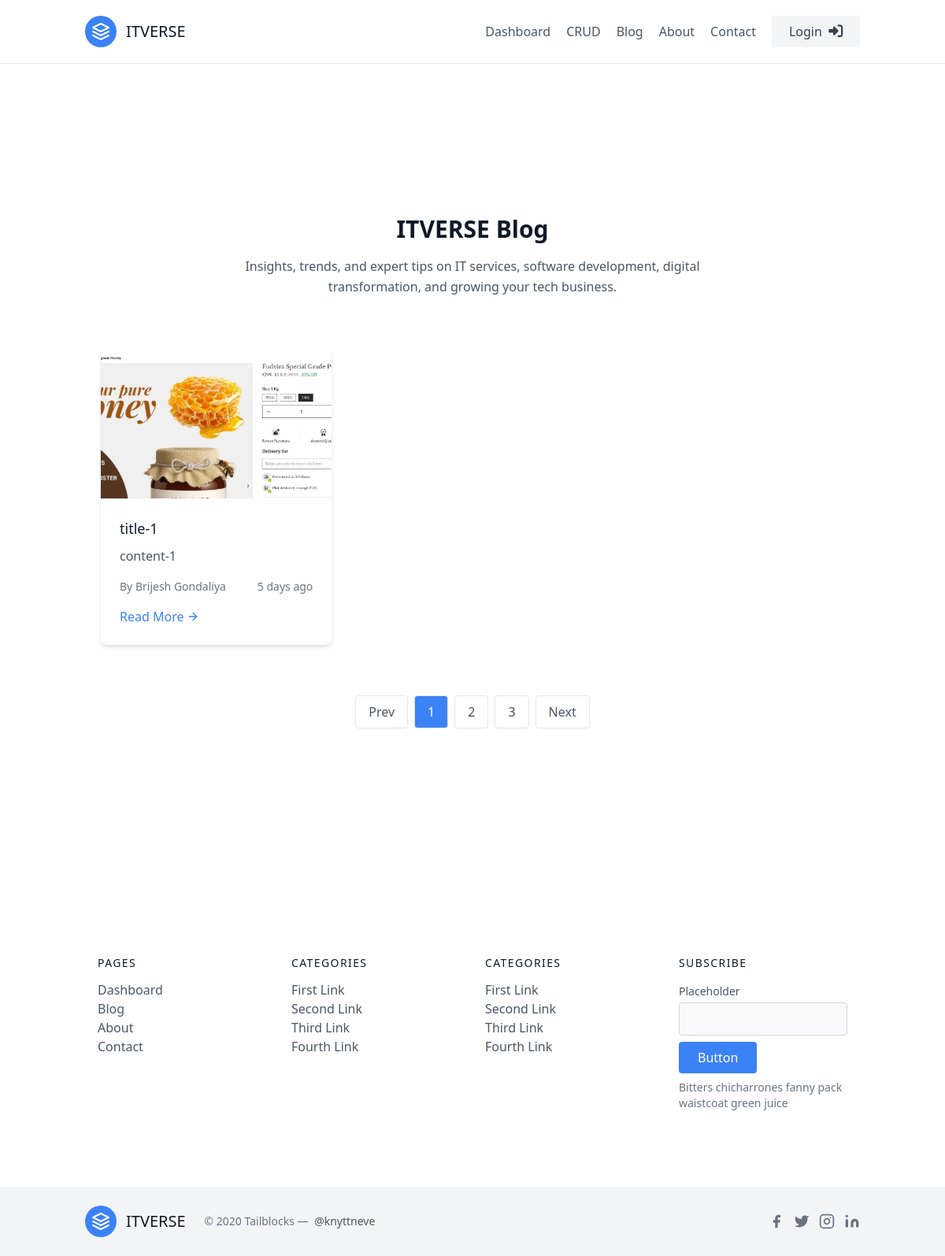
Screenshot of /blog/ with the database file from the repository.
### apps/dashboard/models.py (models this page shows, shortened)
class Blog(BaseClass):
    author =  models.ForeignKey(User, related_name="blogs", on_delete=models.CASCADE)
    image = models.ImageField(upload_to=blog_image_upload_path, null=True, blank=True)
    title = models.CharField(max_length=255)
    content = models.TextField()
    class Meta:
        ordering = ["-id"]   # latest first

### apps/users/models.py (models this page shows, shortened)
class User(BaseClass):
    USER_TYPE_CHOICES = (
        ("buyer", "Buyer"),
        ("seller", "Seller"),
    )
    user_type = models.CharField(max_length=50, null=False, blank=False, choices=USER_TYPE_CHOICES)
    profile = models.ImageField(upload_to=profile_upload_path, default="defaults/user.png")
    fullname = models.CharField(max_length=200, null=True, blank=True, default="-")
    email = models.EmailField(max_length=100, null=False, blank=False, unique=True)
    mobile = models.CharField(max_length=100, null=False, blank=False, unique=True)
    pancard = models.FileField(upload_to=pancard_upload_path, null=False, blank=False)
    password = models.CharField(max_length=255, null=False, blank=False)
    is_active = models.BooleanField(default=False)

### apps/dashboard/views.py (the view)
# urls.py: path('blog/', blog, name='blog'),
def blog(request):
    blogs = Blog.objects.all()
    context = {
        "blogs":blogs
    }
    return render(request, "dashboard/blog.html", context)

### apps/dashboard/templates/dashboard/blog.html (shortened to what this page needs)
{% extends 'dashboard/base.html' %}
{% load humanize %}
{% block body %}
<section class="text-gray-600 body-font">
  <div class="container px-5 py-24 mx-auto">
    <div class="text-center mb-16">
      <h1 class="text-3xl font-bold text-gray-900 mb-4">
        ITVERSE Blog
      </h1>
      <p class="lg:w-2/3 mx-auto leading-relaxed text-gray-600">
        Insights, trends, and expert tips on IT services, software development, digital transformation,
        and growing your tech business.
      </p>
    </div>
    <div class="flex flex-wrap -m-4">
       {% for blog in blogs %}
      <div class="p-4 md:w-1/3">
        <div class="h-full bg-white rounded-lg shadow-md overflow-hidden">
          <img
            class="lg:h-48 md:h-36 w-full object-cover object-center"
            src="{{blog.image.url}}"
            alt="blog">
          <div class="p-6">
            <h2 class="text-lg font-medium text-gray-900 mb-2">
              {{blog.title}}
            </h2>
            <p class="leading-relaxed text-gray-600 mb-4">
              {{blog.content}}
            </p>
            <div class="flex items-center justify-between text-sm text-gray-500">
              <span>By {{blog.author.fullname}}</span>
              <span>{{ blog.created_at|naturaltime }}</span>
            </div>
            <a href="{% url 'blog_detail' blog_id=blog.id %}"
               class="text-blue-500 inline-flex items-center mt-4 hover:underline">
              Read More
              <svg class="w-4 h-4 ml-1" fill="none" stroke="currentColor" stroke-width="2"
                   viewBox="0 0 24 24">
                <path stroke-linecap="round" stroke-linejoin="round"
                      d="M5 12h14M12 5l7 7-7 7"></path>
              </svg>
            </a>
          </div>
        </div>
      </div>
      {% endfor %}
    </div>
    <div class="flex justify-center mt-16">
      <nav class="inline-flex items-center space-x-2">
        <a href="#" class="px-4 py-2 border rounded text-gray-600 hover:bg-gray-100">
          Prev
        </a>
        <a href="#" class="px-4 py-2 border rounded bg-blue-500 text-white">
          1
        </a>
        <a href="#" class="px-4 py-2 border rounded text-gray-600 hover:bg-gray-100">
          2
        </a>
        <a href="#" class="px-4 py-2 border rounded text-gray-600 hover:bg-gray-100">
          3
        </a>
        <a href="#" class="px-4 py-2 border rounded text-gray-600 hover:bg-gray-100">
          Next
        </a>
      </nav>
    </div>
  </div>
</section>
{% endblock %}

### rows the page displays
Blog: image (picture), title "title-1", content "content-1", author.fullname "Brijesh Gondaliya", created_at "5 days ago"
